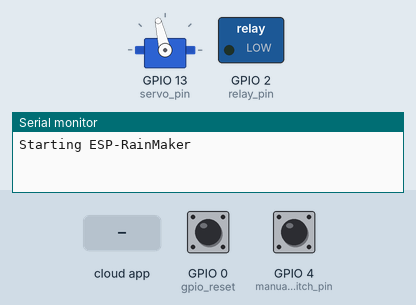
A program run on a simulated ESP32. Shown: servo, switched loads named in the program (green lamp = pin HIGH), the last lines printed to the serial monitor. Inputs (shaded band) come from the test bench; at power-on: GPIO 4 (manual_switch_pin) HIGH, GPIO 0 (gpio_reset) HIGH. WiFi joins after 1.5 s; servers stay silent unless stated; servo pulses on a pin are drawn as a servo (544–2400 µs = 0–180°).

Above: at 1.2 s.
1.3 s: GPIO 4 (manual_switch_pin) pulled LOW for 0.15 s
At 1.7 s:
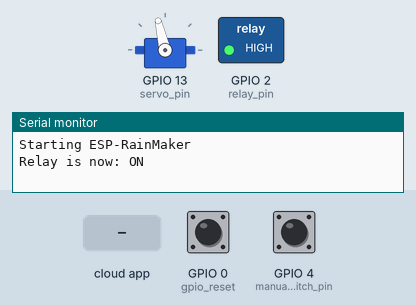
2.9 s: the phone or cloud app sets light to 0
At 4.1 s:
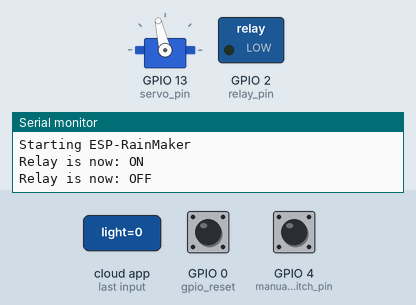
Timing chart, 0 to 5.9 s (numbered marks = the images above; inputs shaded):
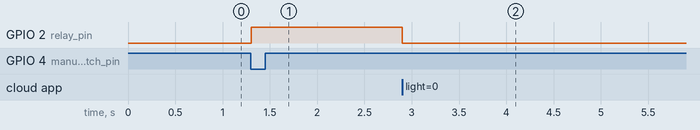

Measured:
- after the input at 1.3 s, GPIO 2 (relay_pin): LOW → HIGH at once
- after the input at 2.9 s, GPIO 2 (relay_pin): HIGH → LOW at once

The program:

main.cpp
```cpp
#include <Arduino.h>
#include <WiFi.h>
#include <WiFiProv.h>
#include <RMaker.h>
#include <SimpleTimer.h>

#define DEFAULT_RELAY_MODE false

const char *service_name = "PROV_123456";
const char *pop = "12345678";

int servo_pin = 13;          // PWM pin for servo
const int freq = 50;         // 50Hz for servo
const int ledChannel = 0;
const int resolution = 16;   // 16-bit resolution
const int pcStatusPin = 12; // Pin to indicate PC status (optional) if pc turned on it give 5v


static uint8_t gpio_reset = 0;
static uint8_t relay_pin = 2;
static uint8_t manual_switch_pin = 4;

bool relay_state = DEFAULT_RELAY_MODE;
bool wifi_connected = false;
bool last_manual_switch_state = HIGH;

static Switch my_switch("light", &relay_pin);
static Switch my_pc("pc", &servo_pin);

void updateRelayState(bool state) {
    relay_state = state;
    digitalWrite(relay_pin, relay_state ? HIGH : LOW);
    my_switch.updateAndReportParam(ESP_RMAKER_DEF_POWER_NAME, relay_state);
    Serial.printf("Relay is now: %s\n", relay_state ? "ON" : "OFF");
}

void setServoAngle(int angle) {
    // Convert angle (0-180) to duty cycle (500-2500 microseconds)
    int duty = map(angle, 0, 180, 1638, 8192); // 16-bit duty cycle
    ledcWrite(ledChannel, duty);
}

void turnOnPC() {
    Serial.println("Turning ON PC...");
    for (int angle = 100; angle <= 135; angle++) {
        setServoAngle(angle);
        delay(15); // Smooth movement
    }
    delay(1500); // Hold button for 1 sec
    for (int angle = 135; angle >= 100; angle--) {
        setServoAngle(angle);
        delay(15);
    }
    bool pc_state = digitalRead(pcStatusPin);
    if (pc_state == HIGH) {
        Serial.println("PC is ON");
    } else {
        Serial.println("PC did not turn ON");
    }
    my_pc.updateAndReportParam(ESP_RMAKER_DEF_POWER_NAME, pc_state);
}

void write_callback(Device *device, Param *param, const param_val_t val, void *priv_data, write_ctx_t *ctx) {
    const char *device_name = device->getDeviceName();
    const char *param_name = param->getParamName();

    if (strcmp(device_name, "light") == 0 && strcmp(param_name, "Power") == 0) {
        updateRelayState(val.val.b);
    }

    if (strcmp(device_name, "pc") == 0 && strcmp(param_name, "Power") == 0) {
        if (val.val.b) {
            turnOnPC();
        } else {
            setServoAngle(100); // Reset servo position
            my_pc.updateAndReportParam(ESP_RMAKER_DEF_POWER_NAME, false);
            Serial.println("PC turned OFF");
        }
    }
}

void sysProvEvent(arduino_event_t *sys_event) {
    switch (sys_event->event_id) {
        case ARDUINO_EVENT_PROV_START:
            Serial.printf("Provisioning Started with service name \"%s\" and PoP \"%s\"\n", service_name, pop);
            printQR(service_name, pop, "ble");
            break;
        case ARDUINO_EVENT_WIFI_STA_CONNECTED:
            Serial.println("Connected to Wi-Fi!");
            wifi_connected = true;
            break;
        case ARDUINO_EVENT_PROV_CRED_RECV:
            Serial.println("Received Wi-Fi credentials");
            Serial.printf("\tSSID : %s\n", (const char *) sys_event->event_info.prov_cred_recv.ssid);
            Serial.printf("\tPassword : %s\n", (const char *) sys_event->event_info.prov_cred_recv.password);
            break;
        case ARDUINO_EVENT_PROV_INIT:
            wifi_prov_mgr_disable_auto_stop(10000);
            break;
        case ARDUINO_EVENT_PROV_CRED_SUCCESS:
            Serial.println("Stopping Provisioning");
            wifi_prov_mgr_stop_provisioning();
            break;
    }
}

void checkManualSwitch() {
    bool current_state = digitalRead(manual_switch_pin);

    // Detect falling edge (HIGH to LOW)
    if (last_manual_switch_state == HIGH && current_state == LOW) {
        relay_state = !relay_state;
        updateRelayState(relay_state);
    }

    last_manual_switch_state = current_state;
}

void setup() {
    Serial.begin(115200);

    // Setup PWM for servo
    ledcSetup(ledChannel, freq, resolution);
    ledcAttachPin(servo_pin, ledChannel);
    setServoAngle(100); // Set initial angle (no press)

    pinMode(relay_pin, OUTPUT);
    pinMode(manual_switch_pin, INPUT_PULLUP);
    digitalWrite(relay_pin, relay_state ? HIGH : LOW);

    Node my_node = RMaker.initNode("Relay Controller");

    my_switch.addCb(write_callback);
    my_node.addDevice(my_switch);

    my_pc.addCb(write_callback);
    my_node.addDevice(my_pc);

    RMaker.enableOTA(OTA_USING_PARAMS);
    RMaker.enableTZService();
    RMaker.enableSchedule();

    Serial.println("Starting ESP-RainMaker");
    RMaker.start();

    WiFi.onEvent(sysProvEvent);
    WiFi.config(INADDR_NONE, INADDR_NONE, INADDR_NONE, IPAddress(8, 8, 8, 8));
    WiFiProv.beginProvision(WIFI_PROV_SCHEME_BLE, WIFI_PROV_SCHEME_HANDLER_FREE_BTDM, WIFI_PROV_SECURITY_1, pop, service_name);
}

void loop() {
    if (digitalRead(gpio_reset) == LOW) {
        delay(100);
        int startTime = millis();
        while (digitalRead(gpio_reset) == LOW) delay(50);
        int endTime = millis();

        if ((endTime - startTime) > 10000) {
            Serial.printf("Reset to factory.\n");
            wifi_connected = 0;
            RMakerFactoryReset(2);
        } else if ((endTime - startTime) > 3000) {
            Serial.printf("Reset Wi-Fi.\n");
            wifi_connected = 0;
            RMakerWiFiReset(2);
        }
    }

    checkManualSwitch();
    delay(100);
}
```
